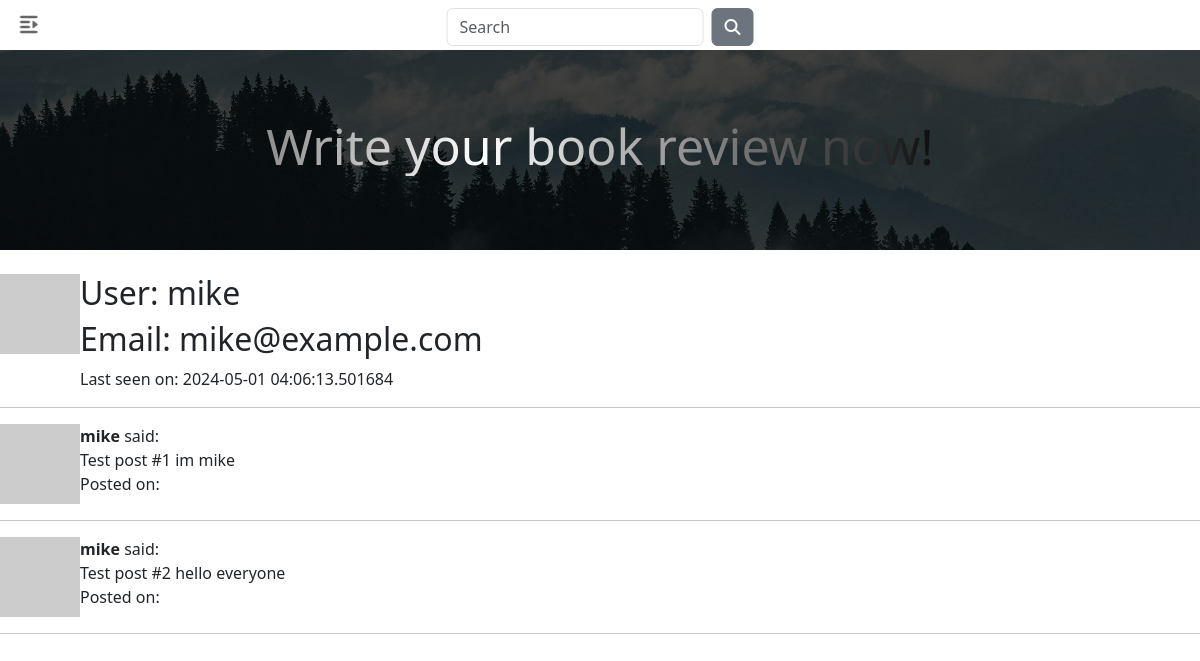
Before: /user/mike (signed in) with the older database file.
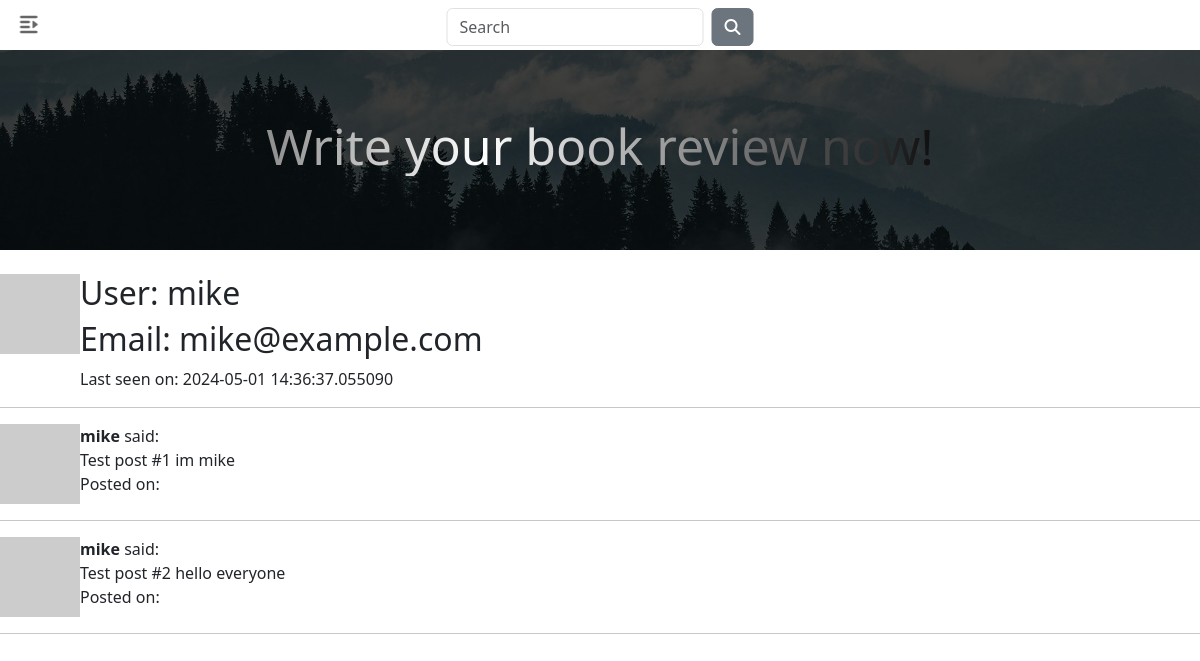
After: the same page with the newer database file.
### app/models.py (models this page shows, shortened)
class User(UserMixin, db.Model):
    id: so.Mapped[int] = so.mapped_column(primary_key=True)
    username: so.Mapped[str] = so.mapped_column(sa.String(64), index=True,
                                                unique=True)
    email: so.Mapped[str] = so.mapped_column(sa.String(120), index=True,
                                             unique=True)
    password_hash: so.Mapped[Optional[str]] = so.mapped_column(sa.String(256))
    posts: so.WriteOnlyMapped['Post'] = so.relationship(
        back_populates='author')
    about_me: so.Mapped[Optional[str]] = so.mapped_column(sa.String(140))
    last_seen: so.Mapped[Optional[datetime]] = so.mapped_column(
        default=lambda: datetime.now(timezone.utc))
    def avatar(self, size):
        digest = md5(self.email.lower().encode('utf-8')).hexdigest()
        return f'https://www.gravatar.com/avatar/{digest}?d=identicon&s={size}'

### app/routes.py (the view)
@app.route('/user/<username>')
@login_required
def user(username):
    user = db.first_or_404(sa.select(User).where(User.username == username))
    posts = [
        {'author': user, 'body': 'Test post #1 im mike'},
        {'author': user, 'body': 'Test post #2 hello everyone'}
    ]
    return render_template('user.html', user=user, posts=posts)

### app/models.py (called while the page is built)
@login.user_loader
def load_user(id):
    return db.session.get(User, int(id))

### app/routes.py (called while the page is built)
@app.before_request
def before_request():
    if current_user.is_authenticated:
        current_user.last_seen = datetime.now(timezone.utc)
        db.session.commit()

### app/templates/user.html (shortened to what this page needs)
{% extends "base.html" %}
{% block content %}
<div>
  <table>
    <tr valign="top">
        <td><img src="{{ user.avatar(128) }}"></td>
        <td><h2>User: {{ user.username }}</h2>
        <h2>Email: {{ user.email }}</h2>
        {% if user.last_seen %}<span>Last seen on: {{ user.last_seen }}</span>{% endif %}</td>
    </tr>
</table>
<hr>
{% for post in posts %}
    {% include '_post.html' %}
{% endfor %}
  </div>
{% endblock %}

### app/templates/base.html (shortened to what this page needs)
<!DOCTYPE html>
<html lang="en">
	<head>
		<link rel="stylesheet" href="{{ url_for('static', filename='index.css') }}">
		<link rel="stylesheet" href="https://cdnjs.cloudflare.com/ajax/libs/font-awesome/6.5.2/css/all.min.css">
		<link rel="stylesheet" href="https://cdn.jsdelivr.net/npm/bootstrap@5.3.3/dist/css/bootstrap.min.css">
	</head>
	<body>
		<nav>
			<div class="sidebar">
				<label for="checkbox">
					<i class="fa fa-outdent"></i>
				</label>
			</div>
			<form class="search-container">
				<input class="form-control me-2" id="search-input" type="text" placeholder="Search">
				<button class="btn btn-secondary" id="search-btn" type="button" title="Search Box">
					<i class="fa fa-search"></i>
				</button>
			</form>
		</nav>
		<div class="hero-image">
			<img src="{{ url_for('static', filename='background.jpg') }}">
			<div class="heading">
				<h2>Write your book review now!</h2>
			</div>
		</div>
			{% block content %}{% endblock %}
	</body>
</html>

### app/templates/_post.html
<table>
  <tr valign="top">
      <td style:"width=70px"><img src="{{ post.author.avatar(80) }}"></td>
      <td>
        <strong>{{ post.author.username }}</strong> said:<br>{{ post.body }}<br>
        Posted on:  {{ post.timestamp }}</td>
  </tr>
</table><hr>

### app/static/index.css (style rules this page uses)
* { padding: 0; margin: 0; box-sizing: border-box; }
body { width: 100vm; min-height: 100vh; background-color: #f2f2f2; }
.sidebar { position: relative; width: 100%; height: 50px; line-height: 50px; background-color: #fff; box-shadow: 0 1px 2px 0 rgba(0, 0, 0, 0.1); }
.search-container { position: absolute; left: 50%; top: 8px; transform: translateX(-50%); display: flex; flex-wrap: nowrap; z-index: 0; }
.sidebar label { position: absolute; top: 0; left: 160px; font-size: 20px; color: #666; padding-left: 20px; cursor: pointer; transition: all 0.5s; z-index: 2; }
.sidebar input:checked+label { left: 0; }
.sidebar input:checked+label i { transform: rotateY(180deg); }
.hero-image { position: relative; margin-bottom: 2%; }
.hero-image img { width: 100%; height: 25vh; object-fit: cover; object-position: center; overflow: hidden; opacity: 0.3; filter: alpha(opacity=30); }
.hero-image { background-color: #000; }
.heading { position: absolute; top: 50%; left: 50%; transform: translate(-50%, -50%); width: 100%; text-align: center; z-index: 0; }
.heading h2 { font-size: 50px; color: #fff; text-align: center; overflow: hidden; background: linear-gradient(90deg, #000, #fff, #000); background-repeat: no-repeat; background-size: 80%; animation: light 5s linear infinite; background-clip: text; -webkit-text-fill-color: rgba(255, 255, 255, 0); }

Changed rows visible on the page:
changed User "mike": last_seen "2024-05-01 04:06:13.501684" → "2024-05-01 14:36:37.055090"
